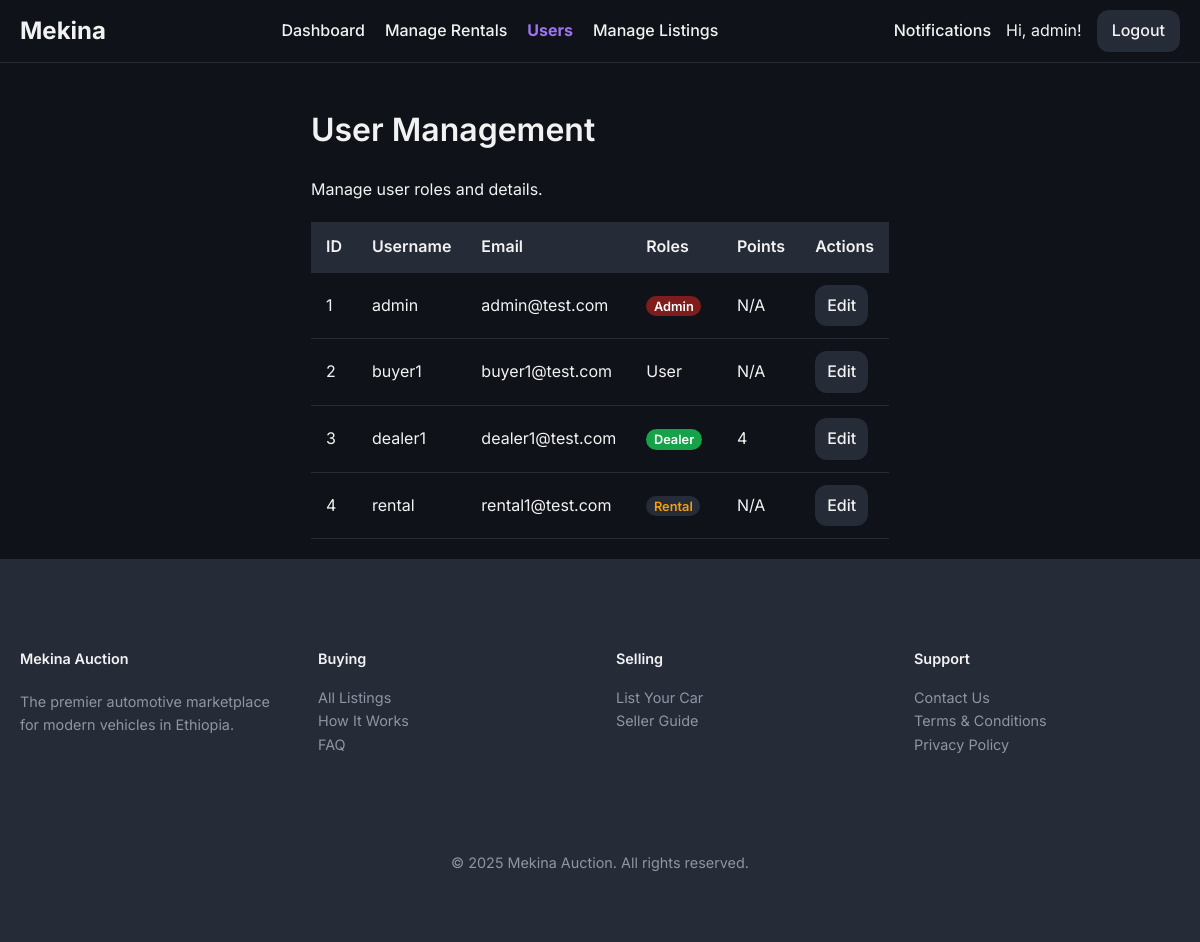
Before: /admin/users (signed in) with the older database file.
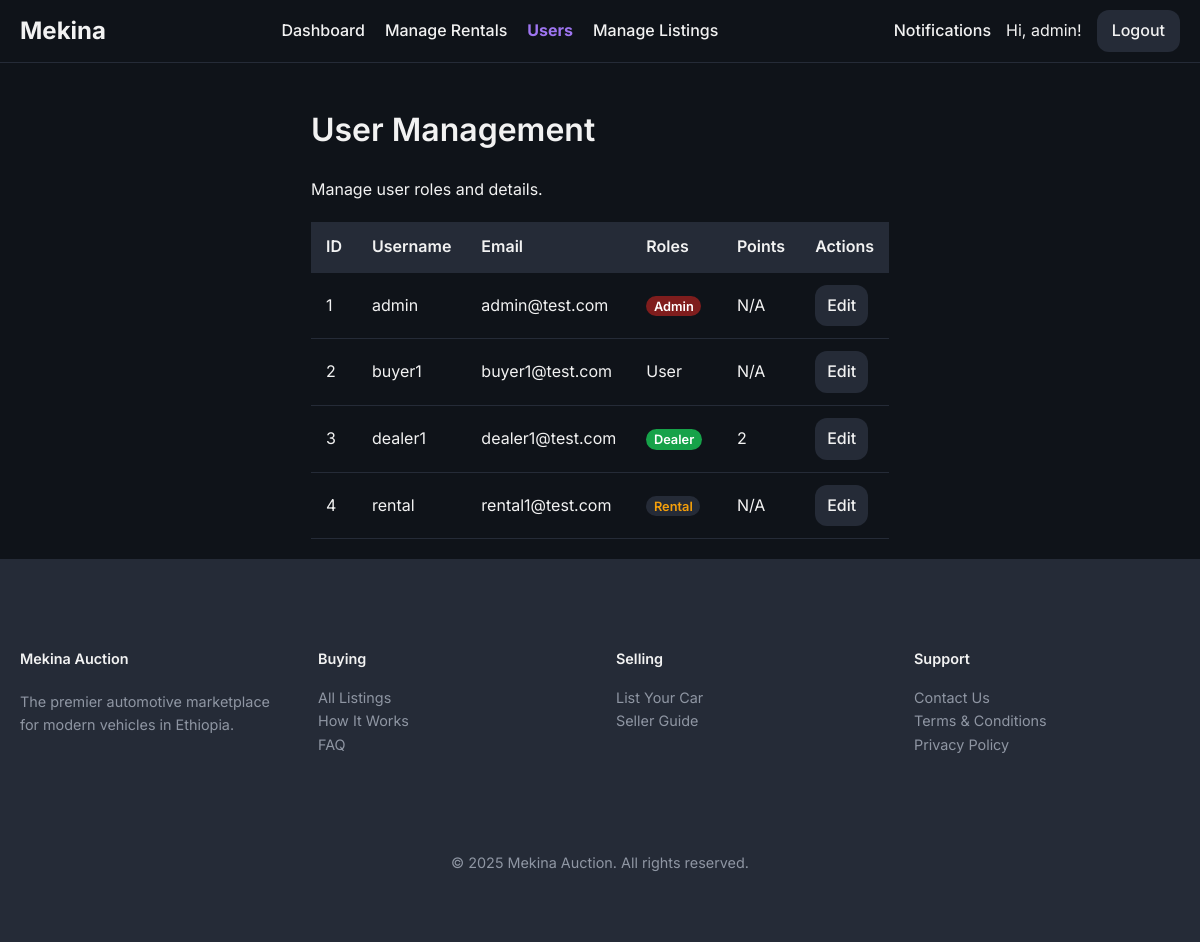
After: the same page with the newer database file.
### models/user.py (models this page shows, shortened)
class User(UserMixin, db.Model):
    id = db.Column(db.Integer, primary_key=True)
    username = db.Column(db.String(64), index=True, unique=True, nullable=False)
    email = db.Column(db.String(120), index=True, unique=True, nullable=False)
    phone_number = db.Column(db.String(20), nullable=True)
    password_hash = db.Column(db.String(128))
    is_admin = db.Column(db.Boolean, default=False)
    is_dealer = db.Column(db.Boolean, default=False)
    is_rental_company = db.Column(db.Boolean, default=False)
    points = db.Column(db.Integer, nullable=False, default=5) # Points for dealers to bid
    cars = db.relationship('Car', backref='owner', lazy='dynamic')
    bids = db.relationship('Bid', backref='bidder', lazy='dynamic')
    dealer_bids = db.relationship('DealerBid', backref='dealer', lazy='dynamic')
    car_requests = db.relationship('CarRequest', backref='customer', lazy='dynamic')

### routes/admin.py (the view)
@admin_bp.route('/users')
@login_required
@admin_required
def user_management():
    users = User.query.order_by(User.id.asc()).all()
    return render_template('user_management.html', users=users)

### routes/admin.py (called while the page is built)
def admin_required(f):
    @wraps(f)
    def decorated_function(*args, **kwargs):
        if not current_user.is_authenticated or not current_user.is_admin:
            abort(403) # Forbidden
        return f(*args, **kwargs)
    return decorated_function

### templates/user_management.html (shortened to what this page needs)
{% extends "base.html" %}
{% block content %}
    <h1>User Management</h1>
    <p>Manage user roles and details.</p>
    <table>
        <thead>
            <tr>
                <th>ID</th>
                <th>Username</th>
                <th>Email</th>
                <th>Roles</th>
                <th>Points</th>
                <th>Actions</th>
            </tr>
        </thead>
        <tbody>
            {% for user in users %}
            <tr>
                <td>{{ user.id }}</td>
                <td>{{ user.username }}</td>
                <td>{{ user.email }}</td>
                <td>
                    {% if user.is_admin %}<span class="role-badge admin">Admin</span>{% endif %}
                    {% if user.is_dealer %}<span class="role-badge dealer">Dealer</span>{% endif %}
                    {% if user.is_rental_company %}<span class="role-badge rental">Rental</span>{% endif %}
                    {% if not user.is_admin and not user.is_dealer and not user.is_rental_company %}
                        <span class="text-muted">User</span>
                    {% endif %}
                </td>
                <td>
                    {% if user.is_dealer %}
                        {{ user.points }}
                    {% else %}
                        N/A
                    {% endif %}
                </td>
                <td><a href="{{ url_for('admin.edit_user', user_id=user.id) }}" class="btn edit">Edit</a></td>
            </tr>
            {% endfor %}
        </tbody>
    </table>
{% endblock %}

Changed rows visible on the page:
changed User "dealer1": points "4" → "2"
